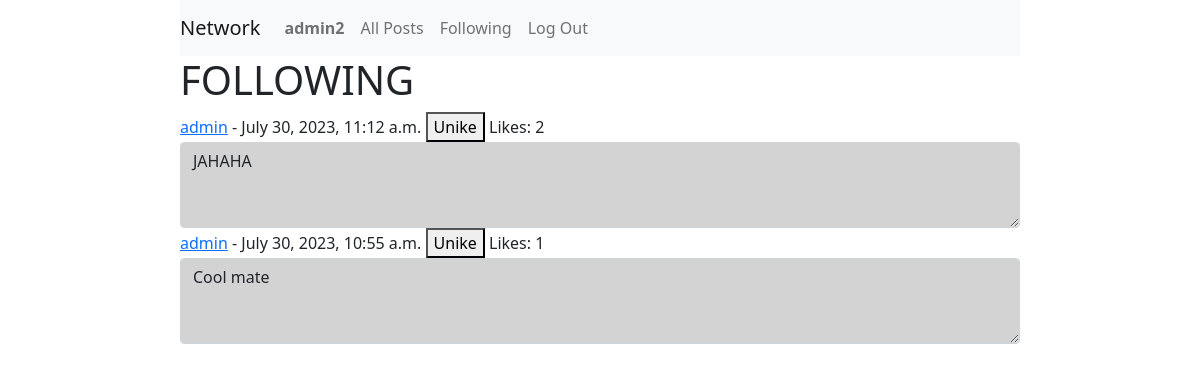
The page /following (signed in) on the database its author committed.
### network/models.py (models this page shows, shortened)
class User(AbstractUser):
    pass

class Post(models.Model):
    content = models.TextField(max_length=600)
    author = models.ForeignKey(User, on_delete=models.CASCADE)
    timestamp = models.DateTimeField(auto_now_add=True)
    likes = models.IntegerField(default=0)

### network/views.py (the view)
# urls.py: path("following", views.following, name="following"),
def following(request):
    current_user = User.objects.get(id=request.user.id)
    followed_by_user = Follow.objects.filter(user=current_user)
    followed_post = []
    all_posts = Post.objects.all().order_by("-timestamp")
    for post in all_posts:
        for user in followed_by_user:
            if user.followed == post.author:
                followed_post.append(post)
    paginator = Paginator(followed_post, 10)
    page_number = request.GET.get('p')
    posts = paginator.get_page(page_number)
    likes = Like.objects.all()
    liked = []
    for like in likes:
        if like.user.id == request.user.id:
            liked.append(like.post.id)
    like = []
    for post in posts:
        like_on_post = Like.objects.filter(post=post).count()
        post.likes = like_on_post
        post.save()
    return render(request, "network/following.html",{
        "posts": posts,
        'liked': liked
    })

### network/templates/network/following.html (shortened to what this page needs)
{% extends "network/layout.html" %} {% block body %}
 {%if user.is_authenticated%}
<h1>FOLLOWING</h1>
<div>
  {% for post in posts %}
  <div>
    <label for="post-content"> <a href="{% url 'profile' post.author.id %}">{{post.author}}</a> - {{post.timestamp}}</label>
    {%if user.is_authenticated%}
      {% if post.id in liked %}
        <button id="{{post.id}}" onclick="LikeBtnClicked({{post.id}})">Unike</button>
      {% else %}
        <button id="{{post.id}}" onclick="LikeBtnClicked({{post.id}})">Like</button>
      {% endif %}
    {%endif%}
    <span id="numbers_of_like_{{post.id}}">Likes: {{post.likes}}</span>
    <textarea
      name="post-content"
      style="background-color: lightgray"
      class="form-control"
      id="post-content-{{post.id}}"
      rows="3"
      readonly>{{post.content}}</textarea>
  </div>
</div>
{% endfor %}
<nav
  aria-label="Page navigation example"
  class="d-flex justify-content-center mt-2"
>
</nav>
{% endif %}
{% endblock %}

### network/templates/network/layout.html (shortened to what this page needs)
{% load static %}
<!DOCTYPE html>
<html lang="en">
  <head>
    <link
      href="https://cdn.jsdelivr.net/npm/bootstrap@5.0.0/dist/css/bootstrap.min.css"
      rel="stylesheet"
    />
    <link href="{% static 'network/styles.css' %}" rel="stylesheet" />
  </head>
  <body style="padding-left: 15%; padding-right: 15%">
    <nav class="navbar navbar-expand-lg navbar-light bg-light">
      <a class="navbar-brand" href="{% url 'index' %}">Network</a>
      <div>
        <ul class="navbar-nav mr-auto">
          {% if user.is_authenticated %}
          <li class="nav-item">
            <a class="nav-link" href="{% url 'profile' user.id %}"
              ><strong>{{ user.username }}</strong></a
            >
          </li>
          {% endif %}
          <li class="nav-item">
            <a class="nav-link" href="{% url 'index' %}">All Posts</a>
          </li>
          {% if user.is_authenticated %}
          <li class="nav-item">
            <a class="nav-link" href="{% url 'following' %}">Following</a>
          </li>
          <li class="nav-item">
            <a class="nav-link" href="{% url 'logout' %}">Log Out</a>
          </li>
          {% endif %}
        </ul>
      </div>
    </nav>
    <div class="body">{% block body %} {% endblock %}</div>
  </body>
</html>

### rows shown on the page
User: username "admin2"
Post: author "admin", timestamp "July 30, 2023, 11:12 a.m.", likes "2", post-content "JAHAHA"
Post: author "admin", timestamp "July 30, 2023, 10:55 a.m.", likes "1", post-content "Cool mate"
